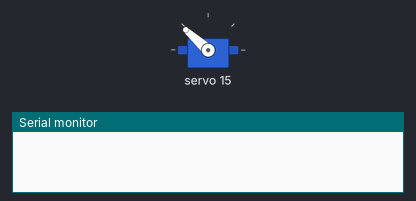
The sketch below on a simulated Arduino Uno, built with avr-gcc and run on an emulated ATmega328P. Parts: servo, the last lines printed to the serial monitor.

Above: at 0.1 s.
At 8.55 s:
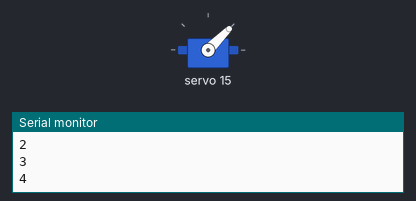
At 24.1 s:
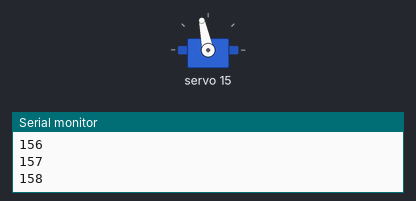
At 39.54 s:
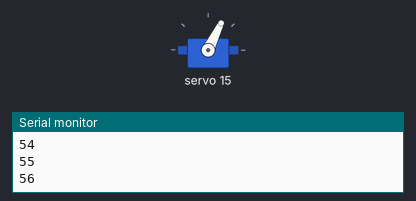
Timing chart, 0 to 40.0 s (numbered marks = the images above):
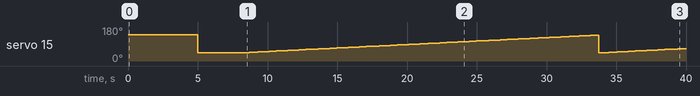

The sketch:

_290801_PCA9685_brushlessmotortest2.ino
```cpp
/* refered http://www.isopro91.com/entry/2014/10/21/arduino/servo/robot
//        _281116_MPU9250_PCA9685_Angle_Revice
*/

#include <Wire.h>
#include <Adafruit_PWMServoDriver.h>

#define SERVOMIN 810
#define SERVOMAX 1610

Adafruit_PWMServoDriver pwm = Adafruit_PWMServoDriver();

void servo_write(int n, int ang) {
  ang = map(ang, 0, 255, SERVOMIN, SERVOMAX);
  pwm.setPWM(n, 0, ang);
}

void setup() {
  // put your setup code here, to run once:
  Serial.begin(9600);
  pwm.begin();
  pwm.setPWMFreq(200);// アナログサーボが60Hzで動く

  servo_write(15, 255);
  delay(5000);
  servo_write(15,0);
  delay(3000);

}

void loop() {
  // put your main code here, to run repeatedly:
  for(int m=0; m<255; m++){
    servo_write(15,m);
    delay(100);
    Serial.println(m);
  }
}
```

Measured:
- by itself, servo 15: ramps from 43° to 137° and jumps back, once every 28.7 s
